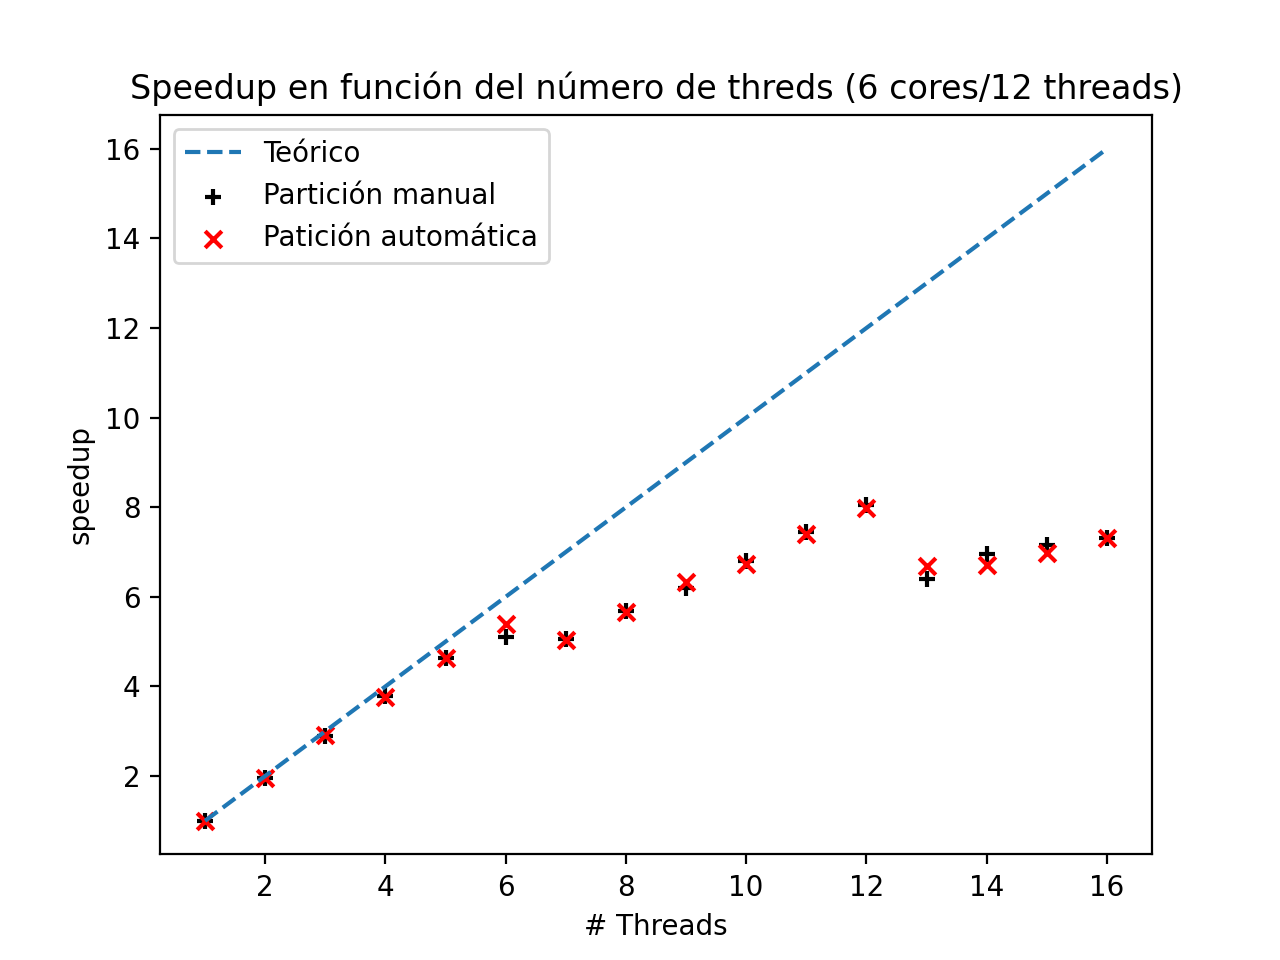

This chart was generated by the following Python code:
import numpy as np
import matplotlib.pyplot  as plt

l1=[1,16]
l2=[1,16]
plt.plot(l1,l2,label=f"Teórico",linestyle="dashed")

x=np.arange(1,17)
yM=np.loadtxt("Man.txt")[:]
yA=np.loadtxt("Auto.txt")[:]

TM1=yM[0]
TA1=yA[0]

for i in x:
    yM[i-1]=(TM1/yM[i-1])
    yA[i-1]=(TA1/yA[i-1])

plt.scatter(x,yM,marker='+',color="k",label=f"Partición manual")
plt.scatter(x,yA,marker='x',color="r",label=f"Patición automática")

plt.xlabel("# Threads")
plt.ylabel("speedup")
plt.title("Speedup en función del número de threds (6 cores/12 threads)")
plt.legend()
plt.savefig("speedup.png",dpi=200)
